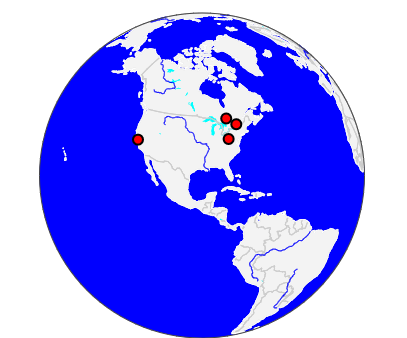

The Python source for this figure:
#!pip install geopy
from geopy.geocoders import Nominatim
import geopy

# Set the user agent
user_agent = "my-application"
# Set the default user agent for geopy
geopy.geocoders.options.default_user_agent = user_agent
# Initialize a Nominatim geocoder
# global:
geolocator = Nominatim(user_agent="http") # Nominatim(user_agent=user_agent)

def get_latitude_longitude(address):
    # Use the geocode function to get the location object
    location = geolocator.geocode(address)

    latitude = 0
    longitude = 0

    if location is None:
        print("Unable to geocode the address.")
    else:
        # Extract the latitude and longitude coordinates from the location object
        latitude = location.latitude
        longitude = location.longitude
        print(f"Latitude: {latitude}, Longitude: {longitude}")

    return latitude, longitude

def get_address(latitude, longitude):
    # Use the reverse method of the geolocator to get the location object
    location = geolocator.reverse(f"{latitude}, {longitude}")
    # Extract the formatted address from the location object
    address = location.address
    print(f"Address: {address}")
    return address

lat = []
lon = []
# addresses to geocode
addresses = ['1600 Amphitheatre Parkway, Mountain View, CA',
             'Ault Drive, Ingleside, South Stormont, Stormont, Dundas and Glengarry Counties, Eastern Ontario, Ontario, K0C 1M0, Canada',
             '1, Potters Alley, Fredericktown Hill, East Bethlehem Township, Washington County, Pennsylvania, 15333, United States',
             'Sutton Bay, Ontario P0J 1P0, Canada']
latitude, longitude = get_latitude_longitude(addresses[0])

print(f"{get_address(latitude, longitude)}")
print(f"{get_address(45, -75)}")
print(f"{get_address(40, -80)}")
print(f"{get_address(35, -85)}")

for i in range(0, len(addresses)):
  latitude, longitude = get_latitude_longitude(addresses[i])
  lat.append(latitude)
  lon.append(longitude)

#!pip install datapane
import plotly.graph_objs as go

# create a scattergeo trace
trace = go.Scattergeo(
    #lon = [-75, -80, -85, -122.08558456613565], # longitude coordinates of the data points
    #lat = [45, 40, 35, 37.42248575],            # latitude coordinates of the data points
    lon = lon,
    lat = lat,
    mode = 'markers',
    marker = dict(
        size = 10,
        color = 'red',
        line = dict(
            width = 2,
            color = 'black'
        )
    )
)

# create a layout for the map
layout = go.Layout(
    geo = dict(
        scope = 'world',  # set the scope of the map, e.g. north america
        projection = dict(type='orthographic'), # set the projection of the map
        showland = True,
        landcolor = 'rgb(243, 243, 243)',
        countrycolor = 'rgb(204, 204, 204)',
        coastlinecolor = 'rgb(255, 255, 255)',
        showcountries=True,
        showocean=True,
        oceancolor='rgb(0,0,255)',
        showlakes=True,
        lakecolor='rgb(0,255,255)',
        showrivers=True,
        rivercolor='rgb(0,0,255)',
    ),
)


fig = go.Figure(data=[trace], layout=layout)
fig.show()

import folium
import datapane as dp
from geopy.distance import geodesic
"""
# Create a Folium map centered on the location
m = folium.Map(location=[latitude, longitude]) #, zoom_start=13)
# Add a marker to the map
folium.Marker(location=[latitude, longitude]).add_to(m)
"""
location_1 = 0
location_2 = 1
distance = geodesic([lat[location_1], lon[location_1]], [lat[location_2], lon[location_2]]).km
print(f"Click on map of the 2nd location to see the same: The distance between {addresses[location_1]} and {addresses[location_2]} is {distance:.2f} kilometers")

m = folium.Map(location=[lat[0], lon[0]]) #
for i in range(0, len(addresses)):
    folium.Marker(location=[lat[i], lon[i]], tooltip = addresses[i]).add_to(m)

# Add a marker for each location
folium.Marker(location=[lat[location_1], lon[location_1]], tooltip=addresses[location_1]).add_to(m)
folium.Marker(location=[lat[location_2], lon[location_2]], tooltip=addresses[location_2],
              popup=f"Distance: {geodesic([lat[location_1], lon[location_1]], [lat[location_2], lon[location_2]]).km:.2f} km").add_to(m)

dp.Plot(m)

# https://docs.datapane.com/reference/display-blocks/plots/#plotly

"""
Latitude: 37.42248575, Longitude: -122.08558456613565
Address: Google Building 41, 1600, Amphitheatre Parkway, Mountain View, Santa Clara County, California, 94043, United States
Google Building 41, 1600, Amphitheatre Parkway, Mountain View, Santa Clara County, California, 94043, United States
Address: Ault Drive, Ingleside, South Stormont, Stormont, Dundas and Glengarry Counties, Eastern Ontario, Ontario, K0C 1M0, Canada
Ault Drive, Ingleside, South Stormont, Stormont, Dundas and Glengarry Counties, Eastern Ontario, Ontario, K0C 1M0, Canada
Address: 1, Potters Alley, Fredericktown Hill, East Bethlehem Township, Washington County, Pennsylvania, 15333, United States
1, Potters Alley, Fredericktown Hill, East Bethlehem Township, Washington County, Pennsylvania, 15333, United States
Address: Howardville, Hamilton County, East Tennessee, Tennessee, United States
Howardville, Hamilton County, East Tennessee, Tennessee, United States
Latitude: 37.42248575, Longitude: -122.08558456613565
WARNING:urllib3.connectionpool:Retrying (Retry(total=1, connect=None, read=None, redirect=None, status=None)) after connection broken by 'ReadTimeoutError("HTTPSConnectionPool(host='nominatim.openstreetmap.org', port=443): Read timed out. (read timeout=1)")': /search?q=Ault+Drive%2C+Ingleside%2C+South+Stormont%2C+Stormont%2C+Dundas+and+Glengarry+Counties%2C+Eastern+Ontario%2C+Ontario%2C+K0C+1M0%2C+Canada&format=json&limit=1
Latitude: 44.995953771859384, Longitude: -74.99785574875088
Latitude: 39.999996, Longitude: -79.999961
Latitude: 47.5678311, Longitude: -79.5889826
"""
